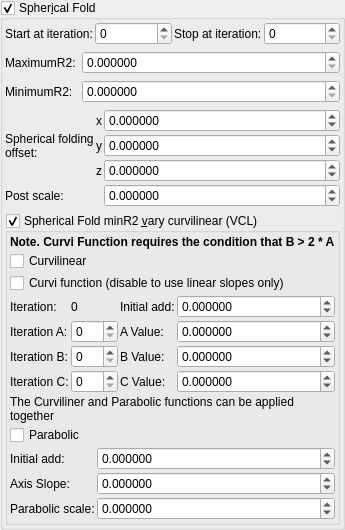
    <widget class="MyGroupBox" name="groupCheck_transf_function_enabledS_false">
     <property name="title">
      <string>Spher&amp;ical Fold</string>
     </property>
     <property name="checkable">
      <bool>true</bool>
     </property>
     <layout class="QVBoxLayout" name="verticalLayout_4">
      <property name="leftMargin">
       <number>2</number>
      </property>
      <property name="topMargin">
       <number>2</number>
      </property>
      <property name="rightMargin">
       <number>2</number>
      </property>
      <property name="bottomMargin">
       <number>2</number>
      </property>
      <item>
       <layout class="QGridLayout" name="gridLayout_66">
        <property name="spacing">
         <number>2</number>
        </property>
        <item row="0" column="1">
         <widget class="MySpinBox" name="spinboxInt_transf_start_iterations_S">
          <property name="sizePolicy">
           <sizepolicy hsizetype="Minimum" vsizetype="Maximum">
            <horstretch>0</horstretch>
            <verstretch>0</verstretch>
           </sizepolicy>
          </property>
          <property name="maximum">
           <number>999</number>
          </property>
         </widget>
        </item>
        <item row="0" column="3">
         <widget class="MySpinBox" name="spinboxInt_transf_stop_iterations_S">
          <property name="sizePolicy">
           <sizepolicy hsizetype="Minimum" vsizetype="Maximum">
            <horstretch>0</horstretch>
            <verstretch>0</verstretch>
           </sizepolicy>
          </property>
          <property name="maximum">
           <number>999</number>
          </property>
         </widget>
        </item>
        <item row="0" column="0">
         <widget class="QLabel" name="label_253">
          <property name="text">
           <string>Start at iteration:</string>
          </property>
         </widget>
        </item>
        <item row="0" column="2">
         <widget class="QLabel" name="label_252">
          <property name="text">
           <string>Stop at iteration:</string>
          </property>
         </widget>
        </item>
       </layout>
      </item>
      <item>
       <layout class="QGridLayout" name="gridLayout_4" columnstretch="0,1">
        <item row="0" column="1">
         <widget class="MyDoubleSpinBox" name="spinbox_transf_maxR2_1">
          <property name="sizePolicy">
           <sizepolicy hsizetype="Minimum" vsizetype="Maximum">
            <horstretch>0</horstretch>
            <verstretch>0</verstretch>
           </sizepolicy>
          </property>
          <property name="prefix">
           <string/>
          </property>
          <property name="suffix">
           <string/>
          </property>
          <property name="decimals">
           <number>6</number>
          </property>
          <property name="minimum">
           <double>0.000000000000000</double>
          </property>
          <property name="maximum">
           <double>99.989999999999995</double>
          </property>
          <property name="singleStep">
           <double>0.100000000000000</double>
          </property>
         </widget>
        </item>
        <item row="1" column="0">
         <widget class="QLabel" name="label_22">
          <property name="text">
           <string>MinimumR2:</string>
          </property>
         </widget>
        </item>
        <item row="1" column="1">
         <widget class="MyDoubleSpinBox" name="spinbox_transf_minR2_p25">
          <property name="sizePolicy">
           <sizepolicy hsizetype="Minimum" vsizetype="Maximum">
            <horstretch>0</horstretch>
            <verstretch>0</verstretch>
           </sizepolicy>
          </property>
          <property name="prefix">
           <string/>
          </property>
          <property name="suffix">
           <string/>
          </property>
          <property name="decimals">
           <number>6</number>
          </property>
          <property name="minimum">
           <double>0.000000000000000</double>
          </property>
          <property name="maximum">
           <double>99.989999999999995</double>
          </property>
          <property name="singleStep">
           <double>0.100000000000000</double>
          </property>
         </widget>
        </item>
        <item row="0" column="0">
         <widget class="QLabel" name="label_21">
          <property name="text">
           <string>MaximumR2:</string>
          </property>
         </widget>
        </item>
       </layout>
      </item>
      <item>
       <layout class="QGridLayout" name="gridLayout_17" columnstretch="0,0,1">
        <property name="spacing">
         <number>2</number>
        </property>
        <item row="2" column="2">
         <widget class="MyDoubleSpinBox" name="spinbox3_mandelbox_offset_z">
          <property name="sizePolicy">
           <sizepolicy hsizetype="Minimum" vsizetype="Maximum">
            <horstretch>0</horstretch>
            <verstretch>0</verstretch>
           </sizepolicy>
          </property>
          <property name="prefix">
           <string/>
          </property>
          <property name="suffix">
           <string/>
          </property>
          <property name="decimals">
           <number>6</number>
          </property>
          <property name="minimum">
           <double>-100.000000000000000</double>
          </property>
          <property name="maximum">
           <double>100.000000000000000</double>
          </property>
          <property name="singleStep">
           <double>0.100000000000000</double>
          </property>
         </widget>
        </item>
        <item row="0" column="2">
         <widget class="MyDoubleSpinBox" name="spinbox3_mandelbox_offset_x">
          <property name="sizePolicy">
           <sizepolicy hsizetype="Minimum" vsizetype="Maximum">
            <horstretch>0</horstretch>
            <verstretch>0</verstretch>
           </sizepolicy>
          </property>
          <property name="prefix">
           <string/>
          </property>
          <property name="suffix">
           <string/>
          </property>
          <property name="decimals">
           <number>6</number>
          </property>
          <property name="minimum">
           <double>-100.000000000000000</double>
          </property>
          <property name="maximum">
           <double>100.000000000000000</double>
          </property>
          <property name="singleStep">
           <double>0.100000000000000</double>
          </property>
         </widget>
        </item>
        <item row="1" column="1">
         <widget class="QLabel" name="label_119">
          <property name="sizePolicy">
           <sizepolicy hsizetype="Preferred" vsizetype="Preferred">
            <horstretch>0</horstretch>
            <verstretch>0</verstretch>
           </sizepolicy>
          </property>
          <property name="text">
           <string notr="true">y</string>
          </property>
          <property name="alignment">
           <set>Qt::AlignRight|Qt::AlignTrailing|Qt::AlignVCenter</set>
          </property>
         </widget>
        </item>
        <item row="2" column="1">
         <widget class="QLabel" name="label_118">
          <property name="sizePolicy">
           <sizepolicy hsizetype="Preferred" vsizetype="Preferred">
            <horstretch>0</horstretch>
            <verstretch>0</verstretch>
           </sizepolicy>
          </property>
          <property name="text">
           <string notr="true">z</string>
          </property>
          <property name="alignment">
           <set>Qt::AlignRight|Qt::AlignTrailing|Qt::AlignVCenter</set>
          </property>
         </widget>
        </item>
        <item row="3" column="0">
         <widget class="QLabel" name="label_19">
          <property name="text">
           <string>Post scale:</string>
          </property>
         </widget>
        </item>
        <item row="0" column="1">
         <widget class="QLabel" name="label_120">
          <property name="sizePolicy">
           <sizepolicy hsizetype="Preferred" vsizetype="Preferred">
            <horstretch>0</horstretch>
            <verstretch>0</verstretch>
           </sizepolicy>
          </property>
          <property name="text">
           <string notr="true">x</string>
          </property>
          <property name="alignment">
           <set>Qt::AlignRight|Qt::AlignTrailing|Qt::AlignVCenter</set>
          </property>
         </widget>
        </item>
        <item row="0" column="0" rowspan="3">
         <widget class="QLabel" name="label_17">
          <property name="text">
           <string>Spherical folding
offset:</string>
          </property>
         </widget>
        </item>
        <item row="1" column="2">
         <widget class="MyDoubleSpinBox" name="spinbox3_mandelbox_offset_y">
          <property name="sizePolicy">
           <sizepolicy hsizetype="Minimum" vsizetype="Maximum">
            <horstretch>0</horstretch>
            <verstretch>0</verstretch>
           </sizepolicy>
          </property>
          <property name="prefix">
           <string/>
          </property>
          <property name="suffix">
           <string/>
          </property>
          <property name="decimals">
           <number>6</number>
          </property>
          <property name="minimum">
           <double>-100.000000000000000</double>
          </property>
          <property name="maximum">
           <double>100.000000000000000</double>
          </property>
          <property name="singleStep">
           <double>0.100000000000000</double>
          </property>
         </widget>
        </item>
        <item row="3" column="2">
         <widget class="MyDoubleSpinBox" name="spinbox_transf_scale_08">
          <property name="sizePolicy">
           <sizepolicy hsizetype="Minimum" vsizetype="Maximum">
            <horstretch>0</horstretch>
            <verstretch>0</verstretch>
           </sizepolicy>
          </property>
          <property name="prefix">
           <string/>
          </property>
          <property name="suffix">
           <string/>
          </property>
          <property name="decimals">
           <number>6</number>
          </property>
          <property name="minimum">
           <double>-99.989999999999995</double>
          </property>
          <property name="maximum">
           <double>99.989999999999995</double>
          </property>
          <property name="singleStep">
           <double>0.100000000000000</double>
          </property>
         </widget>
        </item>
       </layout>
      </item>
      <item>
       <widget class="MyGroupBox" name="groupCheck_transf_function_enabledy_false">
        <property name="title">
         <string>Spherical Fold minR2 &amp;vary curvilinear (VCL)</string>
        </property>
        <property name="checkable">
         <bool>true</bool>
        </property>
        <layout class="QVBoxLayout" name="verticalLayout_22" stretch="0,0,0,0,0,0,0">
         <property name="spacing">
          <number>2</number>
         </property>
         <property name="leftMargin">
          <number>2</number>
         </property>
         <property name="topMargin">
          <number>2</number>
         </property>
         <property name="rightMargin">
          <number>2</number>
         </property>
         <property name="bottomMargin">
          <number>2</number>
         </property>
         <item>
          <widget class="QLabel" name="label_103">
           <property name="font">
            <font>
             <weight>75</weight>
             <bold>true</bold>
            </font>
           </property>
           <property name="text">
            <string>Note. Curvi Function requires the condition that B &gt; 2 * A</string>
           </property>
          </widget>
         </item>
         <item>
          <widget class="MyCheckBox" name="checkBox_Cpara_enabledLinear">
           <property name="text">
            <string>Curvilinear</string>
           </property>
          </widget>
         </item>
         <item>
          <widget class="MyCheckBox" name="checkBox_Cpara_enabledCurves">
           <property name="text">
            <string>Curvi function (disable to use linear slopes only)</string>
           </property>
          </widget>
         </item>
         <item>
          <layout class="QGridLayout" name="gridLayout_38" columnstretch="0,0,0,1">
           <property name="spacing">
            <number>2</number>
           </property>
           <item row="0" column="3">
            <widget class="MyDoubleSpinBox" name="spinbox_Cpara_para00">
             <property name="sizePolicy">
              <sizepolicy hsizetype="Minimum" vsizetype="Maximum">
               <horstretch>0</horstretch>
               <verstretch>0</verstretch>
              </sizepolicy>
             </property>
             <property name="prefix">
              <string/>
             </property>
             <property name="suffix">
              <string/>
             </property>
             <property name="decimals">
              <number>6</number>
             </property>
             <property name="minimum">
              <double>-99.000000000000000</double>
             </property>
             <property name="maximum">
              <double>99.000000000000000</double>
             </property>
             <property name="singleStep">
              <double>0.100000000000000</double>
             </property>
            </widget>
           </item>
           <item row="2" column="1">
            <widget class="MySpinBox" name="spinboxInt_Cpara_iterB">
             <property name="sizePolicy">
              <sizepolicy hsizetype="Minimum" vsizetype="Maximum">
               <horstretch>0</horstretch>
               <verstretch>0</verstretch>
              </sizepolicy>
             </property>
             <property name="maximum">
              <number>999</number>
             </property>
            </widget>
           </item>
           <item row="1" column="0">
            <widget class="QLabel" name="label_178">
             <property name="text">
              <string>Iteration A:</string>
             </property>
            </widget>
           </item>
           <item row="0" column="0">
            <widget class="QLabel" name="label_180">
             <property name="text">
              <string>Iteration:</string>
             </property>
            </widget>
           </item>
           <item row="3" column="0">
            <widget class="QLabel" name="label_179">
             <property name="text">
              <string>Iteration C:</string>
             </property>
            </widget>
           </item>
           <item row="3" column="3">
            <widget class="MyDoubleSpinBox" name="spinbox_Cpara_paraC">
             <property name="sizePolicy">
              <sizepolicy hsizetype="Minimum" vsizetype="Maximum">
               <horstretch>0</horstretch>
               <verstretch>0</verstretch>
              </sizepolicy>
             </property>
             <property name="prefix">
              <string/>
             </property>
             <property name="suffix">
              <string/>
             </property>
             <property name="decimals">
              <number>6</number>
             </property>
             <property name="minimum">
              <double>-99.000000000000000</double>
             </property>
             <property name="maximum">
              <double>99.000000000000000</double>
             </property>
             <property name="singleStep">
              <double>0.100000000000000</double>
             </property>
            </widget>
           </item>
           <item row="1" column="3">
            <widget class="MyDoubleSpinBox" name="spinbox_Cpara_paraA">
             <property name="sizePolicy">
              <sizepolicy hsizetype="Minimum" vsizetype="Maximum">
               <horstretch>0</horstretch>
               <verstretch>0</verstretch>
              </sizepolicy>
             </property>
             <property name="prefix">
              <string/>
             </property>
             <property name="suffix">
              <string/>
             </property>
             <property name="decimals">
              <number>6</number>
             </property>
             <property name="minimum">
              <double>-99.000000000000000</double>
             </property>
             <property name="maximum">
              <double>99.000000000000000</double>
             </property>
             <property name="singleStep">
              <double>0.100000000000000</double>
             </property>
            </widget>
           </item>
           <item row="2" column="3">
            <widget class="MyDoubleSpinBox" name="spinbox_Cpara_paraB">
             <property name="sizePolicy">
              <sizepolicy hsizetype="Minimum" vsizetype="Maximum">
               <horstretch>0</horstretch>
               <verstretch>0</verstretch>
              </sizepolicy>
             </property>
             <property name="prefix">
              <string/>
             </property>
             <property name="suffix">
              <string/>
             </property>
             <property name="decimals">
              <number>6</number>
             </property>
             <property name="minimum">
              <double>-99.000000000000000</double>
             </property>
             <property name="maximum">
              <double>99.000000000000000</double>
             </property>
             <property name="singleStep">
              <double>0.100000000000000</double>
             </property>
            </widget>
           </item>
           <item row="1" column="1">
            <widget class="MySpinBox" name="spinboxInt_Cpara_iterA">
             <property name="sizePolicy">
              <sizepolicy hsizetype="Minimum" vsizetype="Maximum">
               <horstretch>0</horstretch>
               <verstretch>0</verstretch>
              </sizepolicy>
             </property>
             <property name="maximum">
              <number>999</number>
             </property>
            </widget>
           </item>
           <item row="0" column="1">
            <widget class="QLabel" name="label_177">
             <property name="text">
              <string notr="true">0</string>
             </property>
            </widget>
           </item>
           <item row="1" column="2">
            <widget class="QLabel" name="label_104">
             <property name="text">
              <string>A Value:</string>
             </property>
            </widget>
           </item>
           <item row="0" column="2">
            <widget class="QLabel" name="label_107">
             <property name="text">
              <string>Initial add:</string>
             </property>
            </widget>
           </item>
           <item row="2" column="0">
            <widget class="QLabel" name="label_176">
             <property name="text">
              <string>Iteration B:</string>
             </property>
            </widget>
           </item>
           <item row="3" column="1">
            <widget class="MySpinBox" name="spinboxInt_Cpara_iterC">
             <property name="sizePolicy">
              <sizepolicy hsizetype="Minimum" vsizetype="Maximum">
               <horstretch>0</horstretch>
               <verstretch>0</verstretch>
              </sizepolicy>
             </property>
             <property name="maximum">
              <number>999</number>
             </property>
            </widget>
           </item>
           <item row="2" column="2">
            <widget class="QLabel" name="label_105">
             <property name="text">
              <string>B Value:</string>
             </property>
            </widget>
           </item>
           <item row="3" column="2">
            <widget class="QLabel" name="label_106">
             <property name="text">
              <string>C Value:</string>
             </property>
            </widget>
           </item>
          </layout>
         </item>
         <item>
          <widget class="QLabel" name="label_122">
           <property name="text">
            <string>The Curviliner and Parabolic functions can be applied together</string>
           </property>
           <property name="wordWrap">
            <bool>true</bool>
           </property>
          </widget>
         </item>
         <item>
          <widget class="MyCheckBox" name="checkBox_Cpara_enabledParab_false">
           <property name="text">
            <string>Parabolic</string>
           </property>
          </widget>
         </item>
         <item>
          <layout class="QGridLayout" name="gridLayout_39" columnstretch="0,1">
           <property name="spacing">
            <number>2</number>
           </property>
           <item row="0" column="1">
            <widget class="MyDoubleSpinBox" name="spinbox_Cpara_parab_offset0">
             <property name="sizePolicy">
              <sizepolicy hsizetype="Minimum" vsizetype="Maximum">
               <horstretch>0</horstretch>
               <verstretch>0</verstretch>
              </sizepolicy>
             </property>
             <property name="prefix">
              <string/>
             </property>
             <property name="suffix">
              <string/>
             </property>
             <property name="decimals">
              <number>6</number>
             </property>
             <property name="minimum">
              <double>-99.000000000000000</double>
             </property>
             <property name="maximum">
              <double>99.000000000000000</double>
             </property>
             <property name="singleStep">
              <double>0.100000000000000</double>
             </property>
            </widget>
           </item>
           <item row="1" column="1">
            <widget class="MyDoubleSpinBox" name="spinbox_Cpara_parab_slope">
             <property name="sizePolicy">
              <sizepolicy hsizetype="Minimum" vsizetype="Maximum">
               <horstretch>0</horstretch>
               <verstretch>0</verstretch>
              </sizepolicy>
             </property>
             <property name="prefix">
              <string/>
             </property>
             <property name="suffix">
              <string/>
             </property>
             <property name="decimals">
              <number>6</number>
             </property>
             <property name="minimum">
              <double>-99.000000000000000</double>
             </property>
             <property name="maximum">
              <double>99.000000000000000</double>
             </property>
             <property name="singleStep">
              <double>0.100000000000000</double>
             </property>
            </widget>
           </item>
           <item row="1" column="0">
            <widget class="QLabel" name="label_123">
             <property name="text">
              <string>Axis Slope:</string>
             </property>
            </widget>
           </item>
           <item row="2" column="1">
            <widget class="MyDoubleSpinBox" name="spinbox_Cpara_parab_scale">
             <property name="sizePolicy">
              <sizepolicy hsizetype="Minimum" vsizetype="Maximum">
               <horstretch>0</horstretch>
               <verstretch>0</verstretch>
              </sizepolicy>
             </property>
             <property name="prefix">
              <string/>
             </property>
             <property name="suffix">
              <string/>
             </property>
             <property name="decimals">
              <number>6</number>
             </property>
             <property name="minimum">
              <double>-9999.000000000000000</double>
             </property>
             <property name="maximum">
              <double>9999.000000000000000</double>
             </property>
             <property name="singleStep">
              <double>0.100000000000000</double>
             </property>
            </widget>
           </item>
           <item row="0" column="0">
            <widget class="QLabel" name="label_108">
             <property name="text">
              <string>Initial add:</string>
             </property>
            </widget>
           </item>
           <item row="2" column="0">
            <widget class="QLabel" name="label_121">
             <property name="text">
              <string>Parabolic scale:</string>
             </property>
            </widget>
           </item>
          </layout>
         </item>
        </layout>
       </widget>
      </item>
     </layout>
    </widget>
